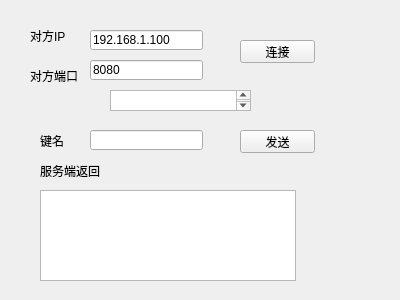
<?xml version="1.0" encoding="UTF-8"?>
<ui version="4.0">
 <class>Widget</class>
 <widget class="QWidget" name="Widget">
  <property name="geometry">
   <rect>
    <x>0</x>
    <y>0</y>
    <width>400</width>
    <height>300</height>
   </rect>
  </property>
  <property name="windowTitle">
   <string>Widget</string>
  </property>
  <widget class="QLabel" name="label">
   <property name="geometry">
    <rect>
     <x>30</x>
     <y>20</y>
     <width>61</width>
     <height>31</height>
    </rect>
   </property>
   <property name="text">
    <string>对方IP</string>
   </property>
  </widget>
  <widget class="QLabel" name="label_2">
   <property name="geometry">
    <rect>
     <x>30</x>
     <y>60</y>
     <width>61</width>
     <height>31</height>
    </rect>
   </property>
   <property name="text">
    <string>对方端口</string>
   </property>
  </widget>
  <widget class="QLineEdit" name="lineEdit">
   <property name="geometry">
    <rect>
     <x>90</x>
     <y>30</y>
     <width>113</width>
     <height>20</height>
    </rect>
   </property>
   <property name="text">
    <string>192.168.1.100</string>
   </property>
  </widget>
  <widget class="QLineEdit" name="lineEdit_2">
   <property name="geometry">
    <rect>
     <x>90</x>
     <y>60</y>
     <width>113</width>
     <height>20</height>
    </rect>
   </property>
   <property name="text">
    <string>8080</string>
   </property>
  </widget>
  <widget class="QLineEdit" name="lineEdit_3">
   <property name="geometry">
    <rect>
     <x>90</x>
     <y>130</y>
     <width>113</width>
     <height>20</height>
    </rect>
   </property>
   <property name="text">
    <string/>
   </property>
  </widget>
  <widget class="QLabel" name="label_4">
   <property name="geometry">
    <rect>
     <x>40</x>
     <y>130</y>
     <width>51</width>
     <height>21</height>
    </rect>
   </property>
   <property name="text">
    <string>键名</string>
   </property>
  </widget>
  <widget class="QPushButton" name="pushButton">
   <property name="geometry">
    <rect>
     <x>240</x>
     <y>40</y>
     <width>75</width>
     <height>23</height>
    </rect>
   </property>
   <property name="text">
    <string>连接</string>
   </property>
  </widget>
  <widget class="QPushButton" name="pushButton_2">
   <property name="geometry">
    <rect>
     <x>240</x>
     <y>130</y>
     <width>75</width>
     <height>23</height>
    </rect>
   </property>
   <property name="text">
    <string>发送</string>
   </property>
  </widget>
  <widget class="QLabel" name="label_5">
   <property name="geometry">
    <rect>
     <x>40</x>
     <y>160</y>
     <width>71</width>
     <height>21</height>
    </rect>
   </property>
   <property name="text">
    <string>服务端返回</string>
   </property>
  </widget>
  <widget class="QTextBrowser" name="textBrowser">
   <property name="geometry">
    <rect>
     <x>40</x>
     <y>190</y>
     <width>256</width>
     <height>91</height>
    </rect>
   </property>
  </widget>
  <widget class="QTextBrowser" name="textBrowser_2">
   <property name="geometry">
    <rect>
     <x>110</x>
     <y>90</y>
     <width>141</width>
     <height>21</height>
    </rect>
   </property>
  </widget>
 </widget>
 <layoutdefault spacing="6" margin="11"/>
 <resources/>
 <connections/>
</ui>
